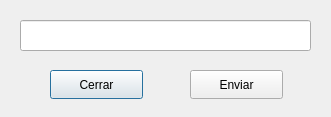
<?xml version="1.0" encoding="UTF-8"?>
<ui version="4.0">
 <class>Ventanita</class>
 <widget class="QDialog" name="Ventanita">
  <property name="geometry">
   <rect>
    <x>0</x>
    <y>0</y>
    <width>331</width>
    <height>117</height>
   </rect>
  </property>
  <property name="windowTitle">
   <string>Dialog</string>
  </property>
  <widget class="QPushButton" name="botonCerrar">
   <property name="geometry">
    <rect>
     <x>50</x>
     <y>70</y>
     <width>93</width>
     <height>29</height>
    </rect>
   </property>
   <property name="text">
    <string>Cerrar</string>
   </property>
  </widget>
  <widget class="QPushButton" name="botonEnviar">
   <property name="geometry">
    <rect>
     <x>190</x>
     <y>70</y>
     <width>93</width>
     <height>29</height>
    </rect>
   </property>
   <property name="text">
    <string>Enviar</string>
   </property>
  </widget>
  <widget class="QLineEdit" name="lineaEntrada">
   <property name="geometry">
    <rect>
     <x>20</x>
     <y>20</y>
     <width>291</width>
     <height>31</height>
    </rect>
   </property>
  </widget>
 </widget>
 <resources/>
 <connections/>
</ui>
